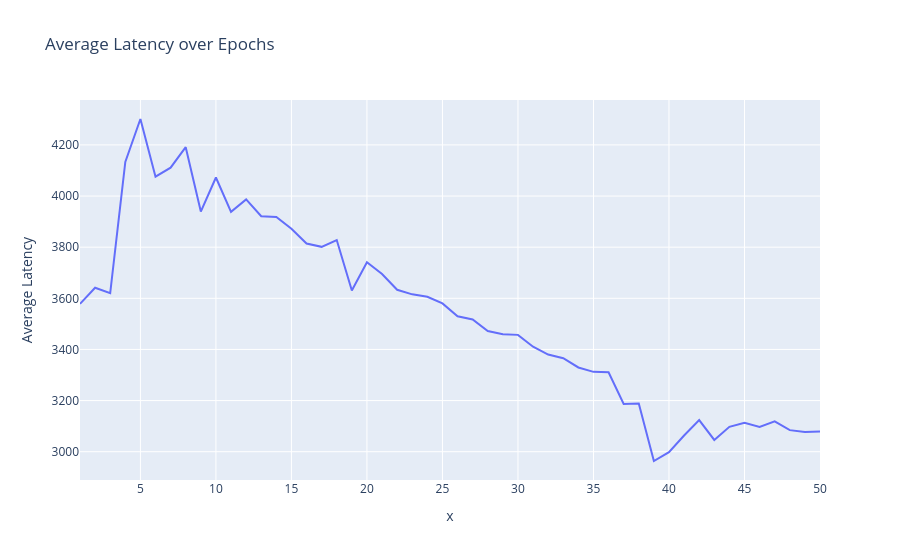
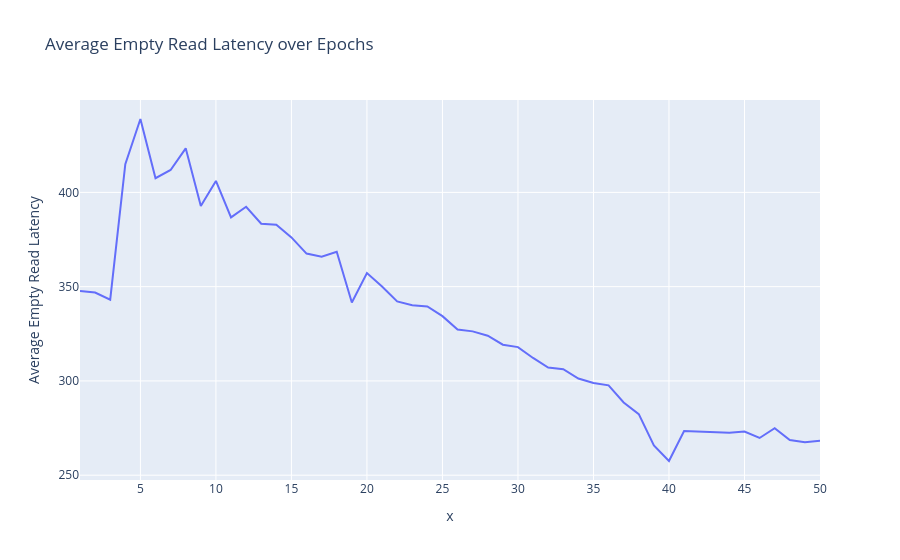
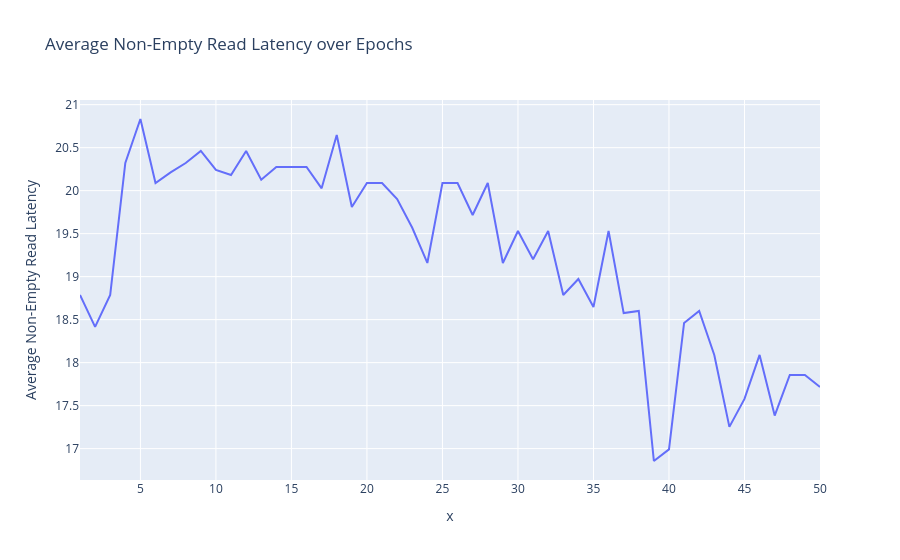
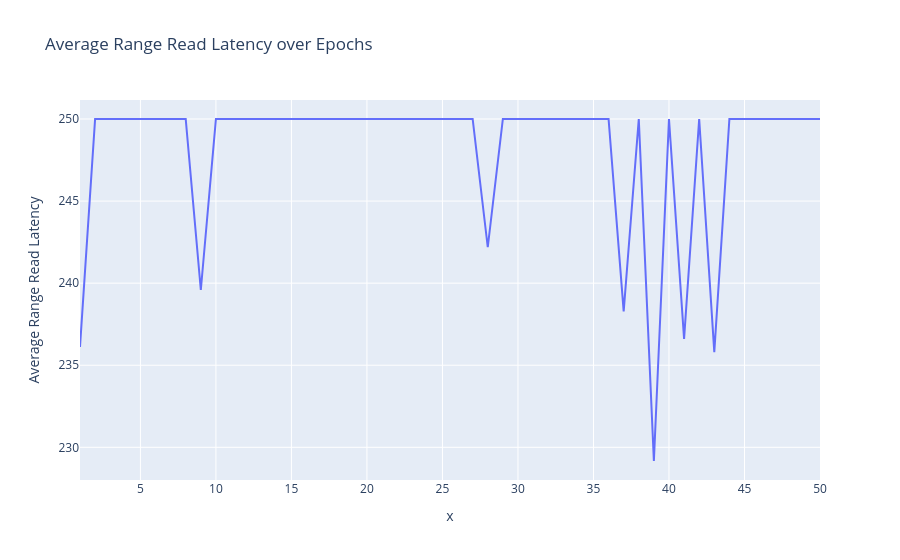

Write notebook code for charts like these, in order.
### Code cell
plot_graphs()

### Figure 1 — Plotly figure (JSON) as saved in the notebook; plotly's stock layout.template omitted (floating-point values rounded to 4 significant figures)
{"data": [{"hovertemplate": "x=%{x}<br>Average Latency=%{y}<extra></extra>", "legendgroup": "", "line": {"color": "#636efa", "dash": "solid"}, "marker": {"symbol": "circle"}, "mode": "lines", "name": "", "orientation": "v", "showlegend": false, "type": "scatter", "x": [1, 2, 3, 4, 5, 6, 7, 8, 9, 10, 11, 12, 13, 14, 15, 16, 17, 18, 19, 20, 21, 22, 23, 24, 25, 26, 27, 28, 29, 30, 31, 32, 33, 34, 35, 36, 37, 38, 39, 40, 41, 42, 43, 44, 45, 46, 47, 48, 49, 50], "xaxis": "x", "y": [3578.0, 3641.0, 3620.0, 4133.0, 4301.0, 4076.0, 4111.0, 4191.0, 3939.0, 4072.0, 3938.0, 3987.0, 3921.0, 3918.0, 3872.0, 3814.0, 3801.0, 3828.0, 3630.0, 3741.0, 3695.0, 3633.0, 3616.0, 3606.0, 3580.0, 3530.0, 3517.0, 3472.0, 3460.0, 3457.0, 3410.0, 3380.0, 3366.0, 3329.0, 3312.0, 3311.0, 3187.0, 3188.0, 2964.0, 2998.0, 3063.0, 3124.0, 3046.0, 3097.0, 3113.0, 3097.0, 3118.0, 3084.0, 3077.0, 3079.0], "yaxis": "y"}], "layout": {"legend": {"tracegroupgap": 0}, "title": {"text": "Average Latency over Epochs"}, "xaxis": {"anchor": "y", "domain": [0, 1], "title": {"text": "x"}}, "yaxis": {"anchor": "x", "domain": [0, 1], "title": {"text": "Average Latency"}}}}

### Figure 2 — Plotly figure (JSON) as saved in the notebook; plotly's stock layout.template omitted (floating-point values rounded to 4 significant figures)
{"data": [{"hovertemplate": "x=%{x}<br>Average Empty Read Latency=%{y}<extra></extra>", "legendgroup": "", "line": {"color": "#636efa", "dash": "solid"}, "marker": {"symbol": "circle"}, "mode": "lines", "name": "", "orientation": "v", "showlegend": false, "type": "scatter", "x": [1, 2, 3, 4, 5, 6, 7, 8, 9, 10, 11, 12, 13, 14, 15, 16, 17, 18, 19, 20, 21, 22, 23, 24, 25, 26, 27, 28, 29, 30, 31, 32, 33, 34, 35, 36, 37, 38, 39, 40, 41, 42, 43, 44, 45, 46, 47, 48, 49, 50], "xaxis": "x", "y": [347.7, 346.9, 343.1, 415.0, 438.9, 407.5, 411.9, 423.3, 392.8, 406.1, 386.7, 392.4, 383.4, 382.8, 376.1, 367.5, 365.9, 368.5, 341.6, 357.2, 350.1, 342.1, 340.1, 339.5, 334.3, 327.2, 326.3, 324.0, 319.2, 317.9, 312.2, 307.1, 306.2, 301.3, 298.9, 297.7, 288.6, 282.4, 265.7, 257.5, 273.4, 273.0, 272.5, 272.5, 273.2, 269.7, 274.9, 268.6, 267.5, 268.2], "yaxis": "y"}], "layout": {"legend": {"tracegroupgap": 0}, "title": {"text": "Average Empty Read Latency over Epochs"}, "xaxis": {"anchor": "y", "domain": [0, 1], "title": {"text": "x"}}, "yaxis": {"anchor": "x", "domain": [0, 1], "title": {"text": "Average Empty Read Latency"}}}}

### Figure 3 — Plotly figure (JSON) as saved in the notebook; plotly's stock layout.template omitted (floating-point values rounded to 4 significant figures)
{"data": [{"hovertemplate": "x=%{x}<br>Average Non-Empty Read Latency=%{y}<extra></extra>", "legendgroup": "", "line": {"color": "#636efa", "dash": "solid"}, "marker": {"symbol": "circle"}, "mode": "lines", "name": "", "orientation": "v", "showlegend": false, "type": "scatter", "x": [1, 2, 3, 4, 5, 6, 7, 8, 9, 10, 11, 12, 13, 14, 15, 16, 17, 18, 19, 20, 21, 22, 23, 24, 25, 26, 27, 28, 29, 30, 31, 32, 33, 34, 35, 36, 37, 38, 39, 40, 41, 42, 43, 44, 45, 46, 47, 48, 49, 50], "xaxis": "x", "y": [18.79, 18.42, 18.79, 20.32, 20.83, 20.09, 20.21, 20.32, 20.46, 20.24, 20.18, 20.46, 20.13, 20.28, 20.28, 20.28, 20.03, 20.65, 19.81, 20.09, 20.09, 19.9, 19.57, 19.16, 20.09, 20.09, 19.72, 20.09, 19.16, 19.53, 19.2, 19.53, 18.79, 18.97, 18.65, 19.53, 18.58, 18.6, 16.86, 16.99, 18.46, 18.6, 18.09, 17.25, 17.58, 18.09, 17.38, 17.86, 17.86, 17.72], "yaxis": "y"}], "layout": {"legend": {"tracegroupgap": 0}, "title": {"text": "Average Non-Empty Read Latency over Epochs"}, "xaxis": {"anchor": "y", "domain": [0, 1], "title": {"text": "x"}}, "yaxis": {"anchor": "x", "domain": [0, 1], "title": {"text": "Average Non-Empty Read Latency"}}}}

### Figure 4 — Plotly figure (JSON) as saved in the notebook; plotly's stock layout.template omitted (floating-point values rounded to 4 significant figures)
{"data": [{"hovertemplate": "x=%{x}<br>Average Range Read Latency=%{y}<extra></extra>", "legendgroup": "", "line": {"color": "#636efa", "dash": "solid"}, "marker": {"symbol": "circle"}, "mode": "lines", "name": "", "orientation": "v", "showlegend": false, "type": "scatter", "x": [1, 2, 3, 4, 5, 6, 7, 8, 9, 10, 11, 12, 13, 14, 15, 16, 17, 18, 19, 20, 21, 22, 23, 24, 25, 26, 27, 28, 29, 30, 31, 32, 33, 34, 35, 36, 37, 38, 39, 40, 41, 42, 43, 44, 45, 46, 47, 48, 49, 50], "xaxis": "x", "y": [236.1, 250, 250, 250, 250, 250, 250, 250, 239.6, 250, 250, 250, 250, 250, 250, 250, 250, 250, 250, 250, 250, 250, 250, 250, 250, 250, 250, 242.2, 250, 250, 250, 250, 250, 250, 250, 250, 238.3, 250, 229.2, 250, 236.6, 250, 235.8, 250, 250, 250, 250, 250, 250, 250], "yaxis": "y"}, {"marker": {"color": "red"}, "mode": "markers", "name": "Restart Epochs", "type": "scatter", "x": [], "y": []}], "layout": {"legend": {"tracegroupgap": 0}, "title": {"text": "Average Range Read Latency over Epochs"}, "xaxis": {"anchor": "y", "domain": [0, 1], "title": {"text": "x"}}, "yaxis": {"anchor": "x", "domain": [0, 1], "title": {"text": "Average Range Read Latency"}}}}
